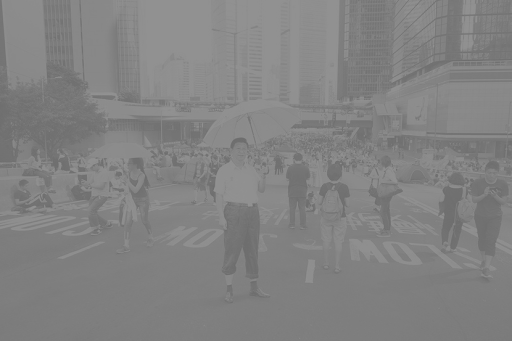
#> input picture Exercise_02/Q01/1.png, 512 x 341 px
$ python scratch.py
#> lines starting #> are read from the running program, lines starting #| are printed output that depends on the picture
import cv2
import numpy as np
from matplotlib import pyplot as plt
import copy

# read image in grayscale
img = cv2.imread('1.png',cv2.IMREAD_GRAYSCALE)
#> img is the input picture: shape (341, 512); min 109, max 146, mean 130.1

hist,bins = np.histogram(img,256,[0,256])
#> hist = 256 values, max 16751 at index 126, min 0 at index 0, mean 682; bins = 257 values from 0 to 256

cdf = np.cumsum(hist)
#> cdf = 256 values from 0 to 174592
cdf_normalized = cdf * hist.max() / cdf.max()
#> cdf_normalized = 256 values from 0 to 16751


plt.plot(cdf_normalized)
plt.hist(np.array(img).flatten(),256,[0,256])
plt.xlim([0,256])
plt.legend(('cdf','histogram'), loc = 'upper left')
plt.show()
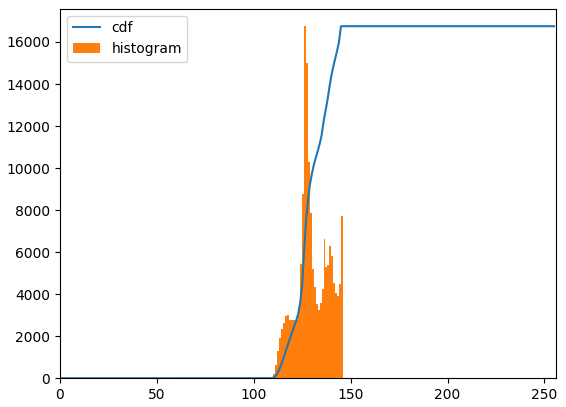
#> figure drawn by matplotlib, 1 panel; tallest bar 16751 high, from x = 126 to 127; curve peaks at x = 146, y = 16751

# removing zeroes
cdf_m = np.ma.masked_equal(cdf,0)

# histogram equalization formula
cdf_m = (cdf_m - cdf_m.min())*255/(cdf_m.max()-cdf_m.min())

# bringing back the zeroes
cdf = np.ma.filled(cdf_m,0).astype('uint8')
#> cdf = 256 values from 0 to 255
img2 = cdf[img]
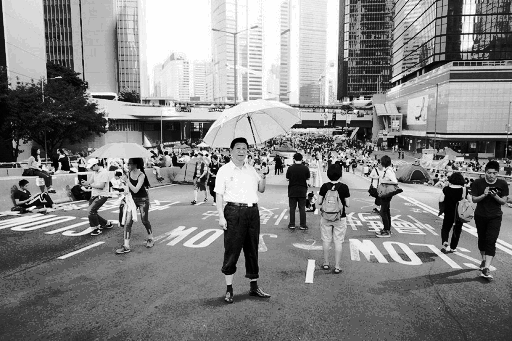
#> img2: shape (341, 512); min 0, max 255, mean 132.4

cv2.imshow("enhanced images", img2)
cv2.waitKey(0)
